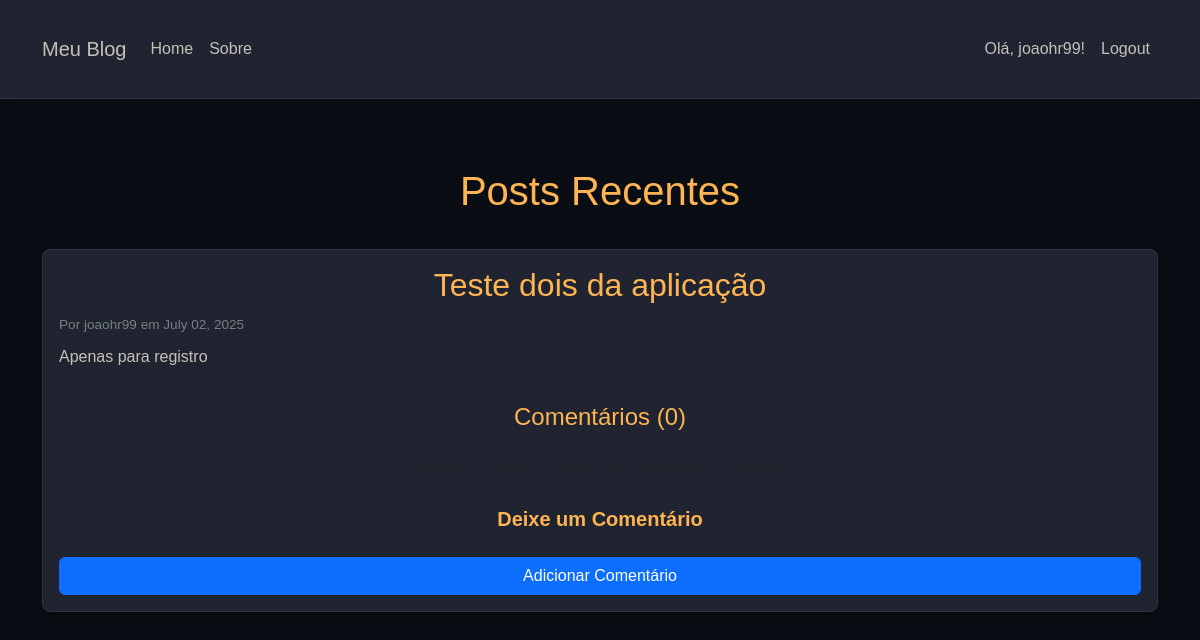
Page / (signed in) on the earlier database version.
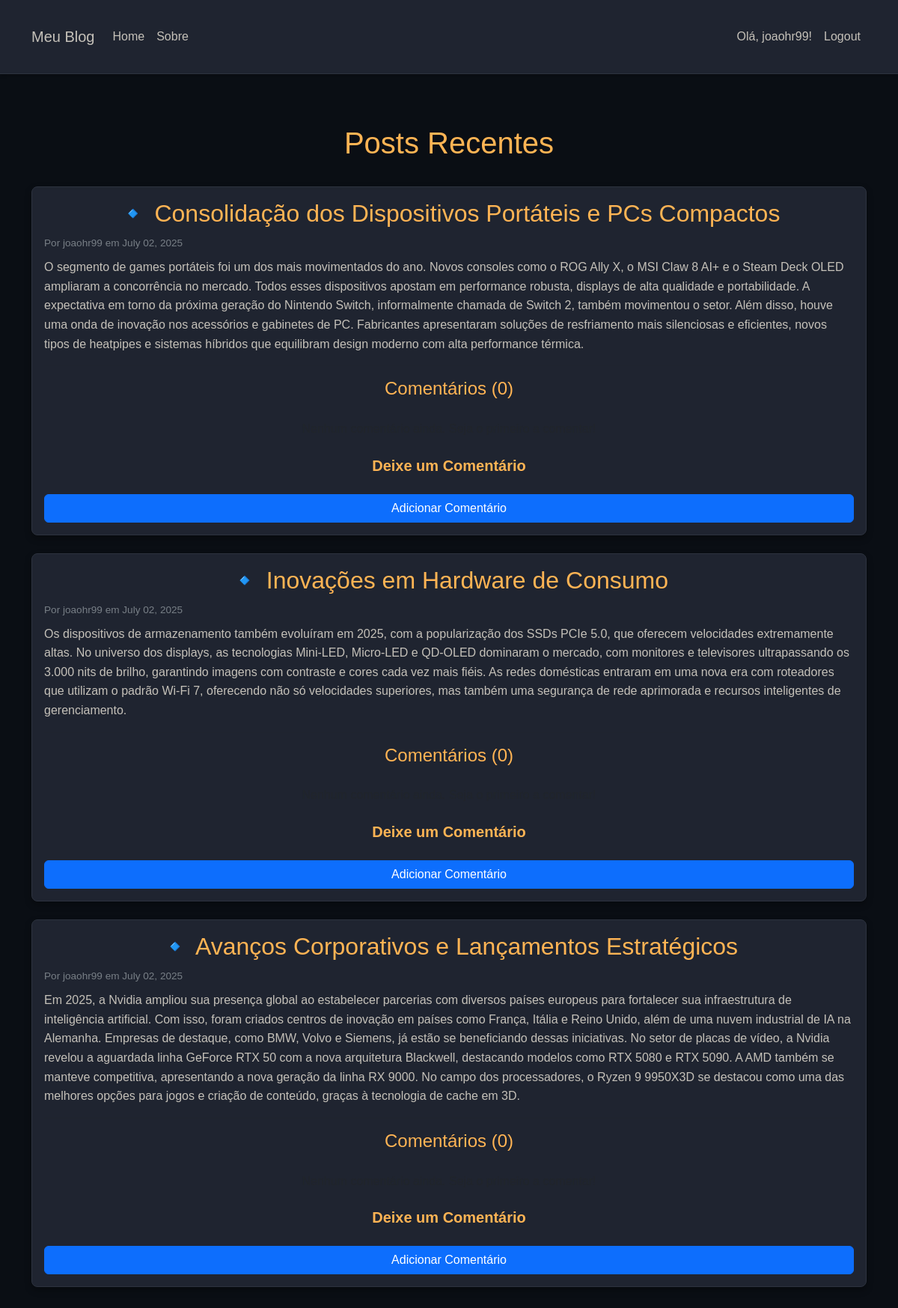
Same page on the later database version.
### blog/models.py (models this page shows, shortened)
class Post(models.Model):
    title = models.CharField(max_length=200)
    content = models.TextField()
    date_posted = models.DateTimeField(default=timezone.now)
    author = models.ForeignKey(User, on_delete=models.CASCADE)
    slug = models.SlugField(unique=True, max_length=200, blank=True)
    from django.urls import reverse

### blog/views.py (the view)
# urls.py: path('', views.home, name='blog-home'),
def home(request):
    context = {
        'posts': Post.objects.all().order_by('-date_posted')
    }
    return render(request, 'blog/home.html', context)

### blog/templates/blog/home.html (shortened to what this page needs)
{% extends 'blog/base.html' %}
{% load static %}
{% load crispy_forms_tags %}
{% block content %}
    <h1 class="my-4 text-center" style="color: var(--ayu-yellow);">Posts Recentes</h1>
    {% for post in posts %}
        <article class="card mb-4">
            <div class="card-body">
                <h2 class="card-title mb-1" style="color: var(--ayu-yellow);">
                    {{ post.title }}
                </h2>
                <p class="card-subtitle mb-2 text-muted">Por {{ post.author.username }} em {{ post.date_posted|date:"F d, Y" }}</p>
                <p class="card-text">{{ post.content|safe }}</p>
                <hr>
                <h4 class="mb-3" style="color: var(--ayu-yellow);">Comentários ({{ post.comments.count }})</h4>
                <div class="comments-section mb-4">
                    {% for comment in post.comments.all %}
                        <div class="card bg-secondary text-white mb-2">
                            <div class="card-body py-2 px-3">
                                <h6 class="card-title mb-0" style="color: var(--ayu-yellow);">{{ comment.author.username }}</h6>
                                <small class="text-muted">{{ comment.date_posted|date:"d M, Y \à\s H:i" }}</small>
                                <p class="card-text mt-1">{{ comment.content }}</p>
                            </div>
                        </div>
                    {% empty %}
                        <p class="text-center text-muted">Nenhum comentário ainda. Seja o primeiro a comentar!</p>
                    {% endfor %}
                </div>
                <h5 class="mt-4 mb-3" style="color: var(--ayu-yellow);">Deixe um Comentário</h5>
                {% if user.is_authenticated %}
                    <form method="POST" action="{% url 'add-comment' pk=post.pk %}">
                        <div class="d-grid gap-2 mt-3">
                            <button type="submit" class="btn btn-primary">Adicionar Comentário</button>
                        </div>
                    </form>
                {% else %}
                    <p class="text-center text-muted">
                        <a href="{% url 'login' %}">Faça login</a> para deixar um comentário.
                    </p>
                {% endif %}
            </div>
        </article>
    {% endfor %}
{% endblock content %}

Differences in the rows shown:
removed Post: title "Teste dois da aplicação", author.username "joaohr99", date_posted "July 02, 2025", content "Apenas para registro", comments.count "0"
added Post: title "🔹 Consolidação dos Dispositivos Portáteis e PCs Compactos", author.username "joaohr99", date_posted "July 02, 2025", content "O segmento de games portáteis foi um dos mais movimentados do ano. Novos consoles como o ROG Ally X, o MSI Claw 8 AI+ e o Steam Deck OLED ampliaram a concorrência no mercado. Todos esses dispositivos apostam em performance robusta, displays de alta qualidade e portabilidade. A expectativa em torno da próxima geração do Nintendo Switch, informalmente chamada de Switch 2, também movimentou o setor. Além disso, houve uma onda de inovação nos acessórios e gabinetes de PC. Fabricantes apresentaram soluções de resfriamento mais silenciosas e eficientes, novos tipos de heatpipes e sistemas híbridos que equilibram design moderno com alta performance térmica.", comments.count "0"
added Post: title "🔹 Inovações em Hardware de Consumo", author.username "joaohr99", date_posted "July 02, 2025", content "Os dispositivos de armazenamento também evoluíram em 2025, com a popularização dos SSDs PCIe 5.0, que oferecem velocidades extremamente altas. No universo dos displays, as tecnologias Mini-LED, Micro-LED e QD-OLED dominaram o mercado, com monitores e televisores ultrapassando os 3.000 nits de brilho, garantindo imagens com contraste e cores cada vez mais fiéis. As redes domésticas entraram em uma nova era com roteadores que utilizam o padrão Wi-Fi 7, oferecendo não só velocidades superiores, mas também uma segurança de rede aprimorada e recursos inteligentes de gerenciamento.", comments.count "0"
added Post: title "🔹 Avanços Corporativos e Lançamentos Estratégicos", author.username "joaohr99", date_posted "July 02, 2025", content "Em 2025, a Nvidia ampliou sua presença global ao estabelecer parcerias com diversos países europeus para fortalecer sua infraestrutura de inteligência artificial. Com isso, foram criados centros de inovação em países como França, Itália e Reino Unido, além de uma nuvem industrial de IA na Alemanha. Empresas de destaque, como BMW, Volvo e Siemens, já estão se beneficiando dessas iniciativas. No setor de placas de vídeo, a Nvidia revelou a aguardada linha GeForce RTX 50 com a nova arquitetura Blackwell, destacando modelos como RTX 5080 e RTX 5090. A AMD também se manteve competitiva, apresentando a nova geração da linha RX 9000. No campo dos processadores, o Ryzen 9 9950X3D se destacou como…", comments.count "0"
